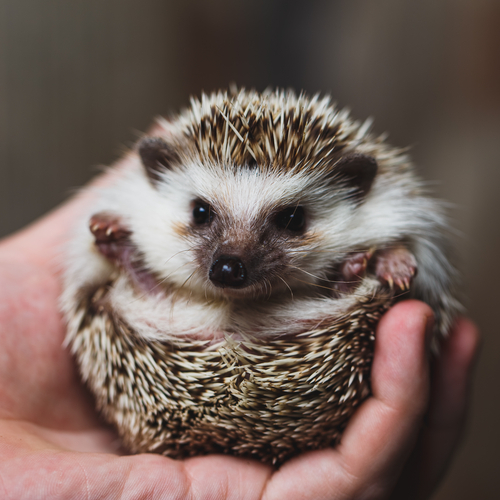
#> input picture img/hari.jpg, 500 x 500 px
$ jupyter execute --allow-errors '12ヒストグラム.ipynb'   (shell and % lines are left out)
#> lines starting #> are read from the running program, lines starting #| are printed output that depends on the picture
# ヒストグラム その1: 計算して，プロットして，解析する !!!

## 理論

ヒストグラムとは、<b>画像中の画素値の全体的な分布を知るためのグラフやプロット</b>と考えることができる．横軸に画素値(大抵の場合0から255の値を持つ)，縦軸に画素値の出現頻度をプロットしたものである．ヒストグラムをこのように可視化することは、画像を理解する一つの方法である．ヒストグラムを見れば画像のコントラスト，明るさ，画素値の分布などが直観的に理解できるからである．今日利用できる画像処理ソフトのほとんどがヒストグラムに関する機能を持っている．次に示す画像は Cambridge in Color website から取り出したものの1枚である．詳細についてはサイトを参照すること．

画像とそのヒストグラムを比べてみよう(このヒストグラムはグレースケール画像のヒストグラムであり，カラー画像のヒストグラムではないことに注意)．ヒストグラムの左側の領域は画像の中の暗い画素の出現頻度，右側の領域は画像の中の明るい画素の出現頻度を表している．このヒストグラムから、この画像は暗い領域の方が多いことや、画素値の中間領域(ここでは127付近)の画素はほとんどないことなどが分かる．

[cell 1]
import numpy as np
import cv2 # OpenCV-Python
import pandas as pd
from pandas import Series
import matplotlib.pyplot as plt

[cell 2]
img = cv2.imread('../../img/hari.jpg',0)
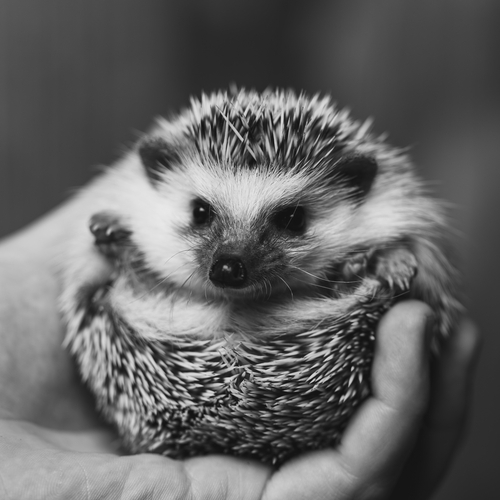
#> img: shape (500, 500); min 7, max 233, mean 99.5
hist = cv2.calcHist([img],[0],None,[256],[0,256])
#> hist = 256 values, max 6129 at index 69, min 0 at index 0, mean 976.6

plt.hist(img.ravel(),256,[0,256]); plt.show()

[cell 3]
hist,bins = np.histogram(img.ravel(),256,[0,256])
#> bins = 257 values from 0 to 256

Series(hist).plot()
#> figure, not shown here; curve peaks at x = 69, y = 6129

# ヒストグラムの可視化

## 1. Matplotlibを使う

[cell 4]
import cv2
import numpy as np
from matplotlib import pyplot as plt

img = cv2.imread('../../img/hari.jpg',0)
plt.hist(img.ravel(),256,[0,256]); plt.show()

[cell 5]
import cv2
import numpy as np
from matplotlib import pyplot as plt

img = cv2.imread('../../img/hari.jpg')
#> img is the input picture: shape (500, 500, 3); mean B, G, R 87.7, 95, 112.5
color = ('b','g','r')
for i,col in enumerate(color):
    histr = cv2.calcHist([img],[i],None,[256],[0,256])
    plt.plot(histr,color = col)
    plt.xlim([0,256])
plt.show()
#> figure, not shown here; curve peaks at x = 58, y = 4779; curve peaks at x = 68, y = 5549; curve peaks at x = 75, y = 6607

## 2. OpenCVを使う

[cell 6]
img = cv2.imread('../../img/hari.jpg',0)

# create a mask
mask = np.zeros(img.shape[:2], np.uint8)
mask[100:300, 100:400] = 255
masked_img = cv2.bitwise_and(img,img,mask = mask)
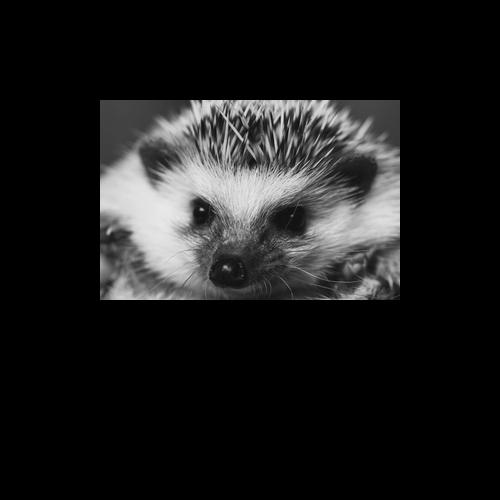
#> masked_img: shape (500, 500); min 0, max 233, mean 28.3

# Calculate histogram with mask and without mask
# Check third argument for mask
hist_full = cv2.calcHist([img],[0],None,[256],[0,256])
#> hist_full has the same summary as hist
hist_mask = cv2.calcHist([img],[0],mask,[256],[0,256])
#> hist_mask = 256 values, max 830 at index 66, min 0 at index 0, mean 234.4

plt.subplot(221), plt.imshow(img, 'gray')
plt.subplot(222), plt.imshow(mask,'gray')
plt.subplot(223), plt.imshow(masked_img, 'gray')
plt.subplot(224), plt.plot(hist_full), plt.plot(hist_mask)
plt.xlim([0,256])

plt.show()
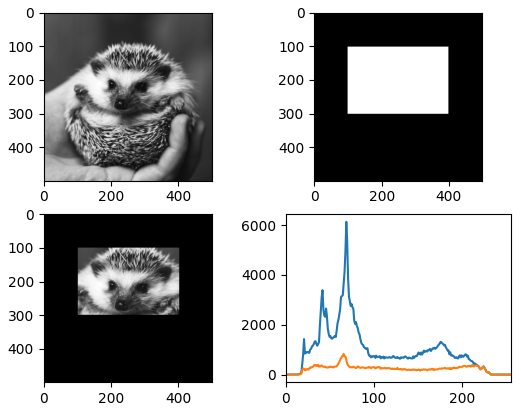
#> figure drawn by matplotlib, 4 panels; panel 4: curve peaks at x = 69, y = 6129; panel 4: curve peaks at x = 66, y = 830

# ヒストグラム その2: ヒストグラム平坦化

## 理論

画素値が特定の範囲に集中している画像を考えてみよう．例えば明るい画像は画素値が高い範囲に集中している．しかし，<font color="red">良い画像とは、画素値が全範囲に万遍なく分布している</font>ものである．良い画像を得るにはこのヒストグラムを両側に向けて伸ばす必要があり，これがまさにヒストグラム平坦化の処理になる．この処理によって画像のコントラストが改善される．

詳細な説明に関しては，Wikipediaの ヒストグラム平坦化 に関する記事を読むことをお勧めする．例を示しながら詳しく説明してあるので，よくわかるであろう．

[cell 7]
import cv2
import numpy as np
from matplotlib import pyplot as plt

img = cv2.imread('../../img/hari.jpg',0)

hist,bins = np.histogram(img.flatten(),256,[0,256])

cdf = hist.cumsum()
#> cdf = 256 values from 0 to 250000
cdf_normalized = cdf * hist.max()/ cdf.max()
#> cdf_normalized = 256 values from 0 to 6129

plt.plot(cdf_normalized, color = 'b')
plt.hist(img.flatten(),256,[0,256], color = 'r')
plt.xlim([0,256])
plt.legend(('cdf','histogram'), loc = 'upper left')
plt.show()
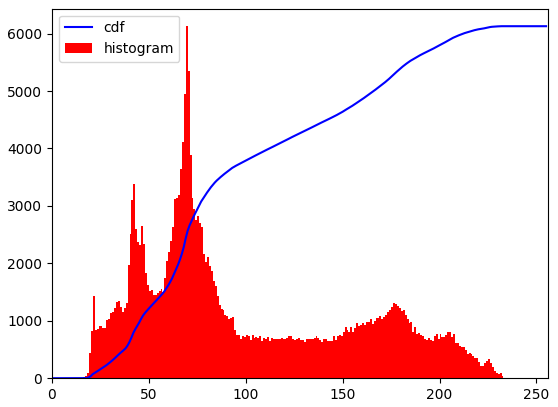
#> figure drawn by matplotlib, 1 panel; tallest bar 6129 high, from x = 69 to 70; curve peaks at x = 233, y = 6129

ヒストグラムが明るい領域に集中していることが分かる．そこで、原画像で明るい領域に集中している画素を全範囲に分布させるために変換関数が必要である．これがヒストグラム平坦化が行う処理である．

まずヒストグラムの最小値(0ではない)を見つけ，wikipediaのページに書いてあるヒストグラム平坦化の式を適用する．ここでNumpyのマスクした配列の概念を使いる．マスクした配列に対しては，処理はすべてマスクされていない要素にだけ作用する．詳しくはNumpyのドキュメントマスクした配列(masked arrays)を参照せよ．

[cell 8]
import cv2
import numpy as np
from matplotlib import pyplot as plt

img = cv2.imread('../../img/hari.jpg',0)

hist,bins = np.histogram(img.flatten(),256,[0,256])

cdf = hist.cumsum()
cdf_normalized = cdf * hist.max()/ cdf.max()

cdf_m = np.ma.masked_equal(cdf,0)
cdf_m = (cdf_m - cdf_m.min())*255/(cdf_m.max()-cdf_m.min())
cdf = np.ma.filled(cdf_m,0).astype('uint8')
#> cdf = 256 values from 0 to 255

img2 = cdf[img]
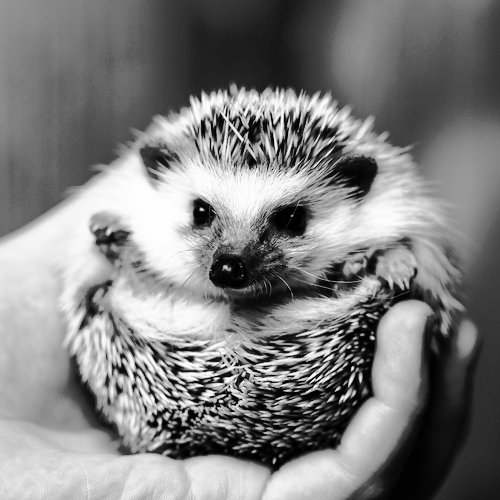
#> img2: shape (500, 500); min 0, max 255, mean 128

hist,bins = np.histogram(img2.flatten(),256,[0,256])
#> hist = 256 values, max 6129 at index 101, min 0 at index 14, mean 976.6
cdf = hist.cumsum()
#> cdf = 256 values from 623 to 250000
cdf_normalized = cdf * hist.max()/ cdf.max()
#> cdf_normalized = 256 values from 15.27 to 6129

plt.subplot(1,2,1),plt.imshow(img2,cmap='gray')
plt.xticks([]),plt.yticks([]),plt.title('image')
plt.subplot(1,2,2),plt.plot(cdf_normalized, color = 'b')
plt.hist(img2.flatten(),256,[0,256], color = 'r')
plt.xlim([0,256])
plt.legend(('cdf','histogram'), loc = 'upper left')
plt.show()
#> figure, not shown here; panel 2: tallest bar 6129 high, from x = 101 to 102; panel 2: curve peaks at x = 255, y = 6129

もう一つの重要な特徴に，もしも入力画像が例に使用した明るい画像ではなく全体的に暗い画像だったとしても，ヒストグラム平坦化によって得られる結果はほとんど同じような画像になることがある．結果として全ての画像を同じような光源環境で撮影した画像へ変換する “参照ツール” とも言える．これは様々なケースで役に立る．例えば，顔認識を行う際に，顔画像データベースを使った学習を行う前に全データに対してヒストグラム平坦化を行い光源環境を揃えることができる．

## OpenCVを使ったヒストグラム平坦化

OpenCVはヒストグラム平坦化を使うための cv2.equalizeHist() 関数を用意している．これはグレースケール画像を入力とし，ヒストグラム平坦化された画像を出力する．

同じ画像に対して cv2.equalizeHist() を適用した結果を示する

[cell 9]
img = cv2.imread('../../img/hari.jpg',0)
equ = cv2.equalizeHist(img)
res = np.hstack((img,equ)) #stacking images side-by-side
res = cv2.cvtColor(res, cv2.COLOR_GRAY2RGB) #ここ！！
#> res: shape (500, 1000, 3)

print(res.shape)
#| (500, 1000, 3)
plt.plot(), plt.imshow(res)
plt.show()

これでいろいろな光源環境で撮られた画像に対して，コントラストを向上させ，その結果を確認できるようになった．

ヒストグラム平坦化はヒストグラムが特定の範囲に集中している時に効果を発揮する．その一方で，ヒストグラムが広範囲に分布しているような画像に対してはうまく機能しないことに注意しよう．補足資料に載せたStackOverflowのページを参照してください．

## CLAHE (Contrast Limited Adaptive Histogram Equalization)

最初に紹介したヒストグラム平坦化は画像全体のコントラストを考慮した処理である．多くの場合に、このアイディアはあまり上手くいかない．例えば、次に示す画像は入力画像とヒストグラム平坦化の結果の画像である．

背景領域のコントラストは向上したものの，胸像の顔を見ると過度に明るくなってしまったため、<font color="red">細部情報が失われている</font>．これは，入力画像のヒストグラムが特定の範囲に偏っていないことが原因である(入力画像のヒストグラムをプロットしてみよ)．

この問題を解決するためには <font color="red">適応的ヒストグラム平坦化</font> をしなければならない．この処理は，画像を “タイル(tiles)” (OpenCVのデフォルトでは8x8)と呼ばれる小領域に分割し，領域毎にヒストグラム平坦化を適用するものである．(ノイズが無ければ)小領域中ではヒストグラムが小さい範囲に集中すると仮定している．ノイズがある場合，ノイズが強調されてしまうことがある．これを防ぐために コントラストの制限 を適用する．もしもビンの出現頻度が特定の上限値(OpenCVのデフォルトでは40)を超えた場合，上限値を超える画素はその他のビンに均等に分配され，その後にヒストグラム平坦化を適用する．平坦化の適用後にタイルの境界に生じる疑似輪郭を消すためにbilinearの内挿をする．

以下のコードがOpenCVでCLAHE(コントラスト制限付き適応的ヒストグラム平坦化)を適用するためのコード

[cell 10]
import numpy as np
import cv2

img = cv2.imread('../../img/tsukuba_l.png',0)
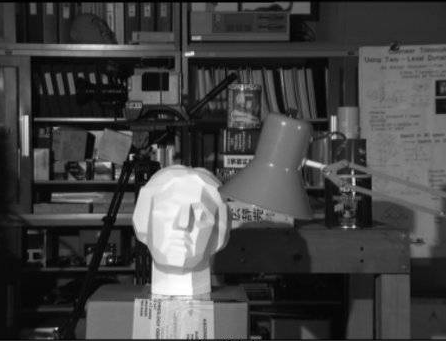
#> input picture img/tsukuba_l.png, 446 x 341 px
#> img is the input picture: shape (341, 446); min 0, max 255, mean 68.3

# create a CLAHE object (Arguments are optional).
clahe = cv2.createCLAHE(clipLimit=2.0, tileGridSize=(8,8))
cl1 = clahe.apply(img)
cl1 = cv2.cvtColor(cl1, cv2.COLOR_GRAY2RGB) #ここ！！
#> cl1: shape (341, 446, 3)

plt.plot(), plt.imshow(cl1)
plt.show()

上の結果(特に胸像の領域)と次の結果を比較しよう:

# ヒストグラム その3: 2次元ヒストグラム

## イントロダクション

最初のチュートリアルで1次元ヒストグラムの計算方法及び描画方法を学んだ．１つの特徴(グレースケール画像の画素値)しか見ていないために「1次元」と呼んでいる．2次元ヒストグラムを計算するためには2個の特徴について考えなければならない．そこで普通、画素のHueとSaturationという二つの特徴を考える．

pythonの公式サンプル にカラーヒストグラムの計算方法が含まれている．そのようなカラーヒストグラムを作成する方法を理解し，これ以降のトピックであるヒストグラムの逆投影法の理解にも役に立つことを学ぶ．

## OpenCVの2次元ヒストグラム

1次元ヒストグラムと同様 cv2.calcHist() 関数を使う．カラーヒストグラムを計算するために，<font color="red">カラー画像をBGRからHSVへと変換</font>する必要がある(1次元ヒストグラムの計算をする時はBGRをグレースケールに変換した)．2次元ヒストグラムを計算するために，パラメータを以下のように変更する．:

channels = [0,1] HとSの二つの色成分を処理するため
bins = [180,256] H成分のために180，S成分のために256
range = [0,180,0,256] Hue値は0から180まで，Saturation値は0から256まで

[cell 11]
import cv2
import numpy as np

img = cv2.imread('../../img/home.jpg')
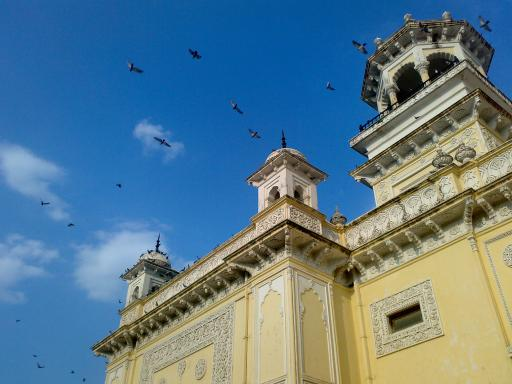
#> input picture img/home.jpg, 512 x 384 px
#> img is the input picture: shape (384, 512, 3); mean B, G, R 141.2, 123.9, 91.6
hsv = cv2.cvtColor(img,cv2.COLOR_BGR2HSV)
#> hsv: shape (384, 512, 3); mean H, S, V 68.6, 145.7, 162.9

hist = cv2.calcHist([hsv], [0, 1], None, [180, 256], [0, 180, 0, 256])

plt.subplot(311)
plt.plot(), plt.imshow(img)
plt.subplot(312)
plt.plot(), plt.imshow(hsv)
plt.subplot(313)
plt.plot(), plt.imshow(hist)
plt.show()
#> figure, not shown here; B, G, R data is drawn as R, G, B

## Numpyを使った2次元ヒストグラム

Numpyも2次元ヒストグラムの計算をするための関数を用意している :

<font color="red">np.histogram2d()</font>. (1次元ヒストグラムを計算する関数は np.histogram() である)．

[cell 12]
import cv2
import numpy as np
from matplotlib import pyplot as plt

img = cv2.imread('../../img/home.jpg')
hsv = cv2.cvtColor(img,cv2.COLOR_BGR2HSV)

h = hsv[:,:,0]
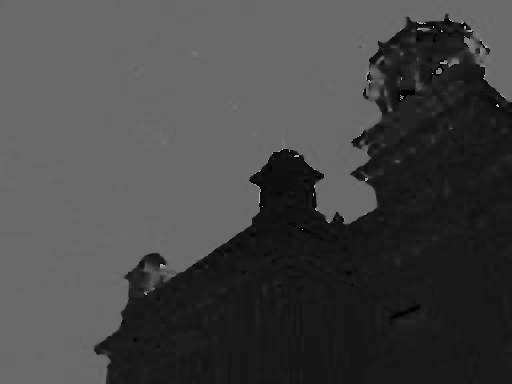
#> h: shape (384, 512); min 0, max 179, mean 68.6
s = hsv[:,:,1]
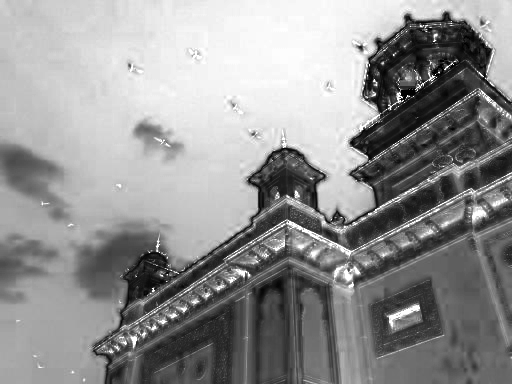
#> s: shape (384, 512); min 0, max 255, mean 145.7
hist, xbins, ybins = np.histogram2d(h.ravel(),s.ravel(),[180,256],[[0,180],[0,256]])
#> xbins = 181 values from 0 to 180; ybins = 257 values from 0 to 256

plt.subplot(3, 1, 1)
plt.plot(), plt.imshow(hist)
plt.show()

関数np.histogram2d()の第1引数はH成分，第2引数はS成分，第3引数は各成分のビンの数，第4引数は各成分の範囲を表す．

次に，計算したカラーヒストグラムの表示方法を確認しよう

# 2次元ヒストグラムの可視化

## 方法1 : 関数cv2.imshow()を使う

我々が取得した2次元配列のサイズは180x256である． いつも通りcv2.imshow()関数を使って可視化する．結果の可視化はグレースケール画像になる．いろいろな色のHueの値を知るまでは、どの色が何を意味するのかさほど重要ではないだろう．

## 方法2 : Matplotlibを使う

matplotlib.pyplot.imshow() 関数を使って2次元ヒストグラムをいろいろなカラーマップで表示できる．異なる画素密度についてより良い結果を作れる．いろいろな色のHueの値を知るまでは、それぞれが何を意味するのか理解できないことだろう．それでも，単純なこの方法が好ましい．

Note この関数を使って良い結果を得るためには，interpolation (内挿)フラグを nearest にしよう．

[cell 13]
import cv2
import numpy as np
from matplotlib import pyplot as plt

img = cv2.imread('../../img/home.jpg')
hsv = cv2.cvtColor(img,cv2.COLOR_BGR2HSV)
hist = cv2.calcHist( [hsv], [0, 1], None, [180, 256], [0, 180, 0, 256] )

plt.imshow(hist,interpolation = 'nearest')
plt.show()

次に入力画像とそのカラーヒストグラムを示す．ここで横軸がS成分，縦軸がH成分を表す．

ヒストグラムを見ると，H = 100，S = 200の辺りに高い値を示しているのが分かる．これは空の青色に対応している．もう一つのピークがH = 25，S = 100の辺りに見える．これは宮殿の黄色に対応している．GIMPなどの画像編集ソフトを使って確認できる．

## 方法3 : OpenCVのサンプル方式!!

OpenCV-Python2のサンプルコードの中に カラーヒストグラムを作成するサンプル が含まれている．コードを実行すると，ヒストグラムが対応する色も表示することが分かる．別の言い方をすると色でコード化されたヒストグラムと呼べるだろう．結果はとても素晴らしいい(ただし、数行のコードを追加する必要がある)．

コード中で，作者はカラーマップをHSV空間で作成し，その後にBGR空間に変換している．結果として得られるヒストグラム画像は、カラーマップと掛け算される．また、作者は小さな孤立したピクセルを取り除くために前処理をいくつか行っており、結果としてとてもよいヒストグラムが得られている．

コードの実行，解析，改造は皆さんが行うこと．上記の画像に対してそのコードを実行した結果は次のようになる:

[cell 14]
#http://lang.sist.chukyo-u.ac.jp/classes/OpenCV/py_tutorials/py_imgproc/py_histograms/py_2d_histogram/color_histogram.py

ヒストグラムにどんな色があるか、はっきりわかるだろう: 青や黄色、そしてチェスボードに由来する白色がみえるだろう．

# ヒストグラム その4: ヒストグラムの逆投影法

## 理論

Michael J. Swain & Dana H. Ballard の Indexing via color histograms という論文で提案された方法である．

簡潔に言うとこれは何か? 画像の領域分割や画像中の対象物体の検出に使われる．簡単に言うと，各画素が対象物体に属している確率を表す入力画像と同じサイズで単相の画像を作成する．さらに言うと，出力画像中で対象物体のように見える部分は白く，それ以外の部分は黒くなる．これは直観的な説明である(これ以上簡単には説明できない)．ヒストグラム逆投影法はcamshiftアルゴリズムなどに使われている．

どのように実現するのか? 対象物体(ここでは「地面」，選手やその他の物体はさておき)を含む画像のヒストグラムを作成する．よりよい結果を得るには，対象物体はできる限り画像全体を占める必要がある．対象物体の色はグレースケール画像よりカラー画像で見た方が定義しやすいため，グレースケール・ヒストグラム(1次元ヒストグラム)よりカラー・ヒストグラム(2次元ヒストグラム)が好まれる．次に、このヒストグラムを画像に対して逆投影する．別の言い方をすると，各画素が「地面」に属す確率を計算し，それを見せる．妥当な閾値処理と組み合わせれば，画像中から地面だけが検出できる．

## Numpyのアルゴリズム

1  初めに検出したい物体のカラー・ヒストグラム(‘M’ とする)と，検出に使う画像のカラー・ヒストグラム( ‘I’とする)の両方を求める。

[cell 15]
import cv2
import numpy as np
from matplotlib import pyplot as plt

#roi is the object or region of object we need to find
roi = cv2.imread('../../img/rose_red.jpg')
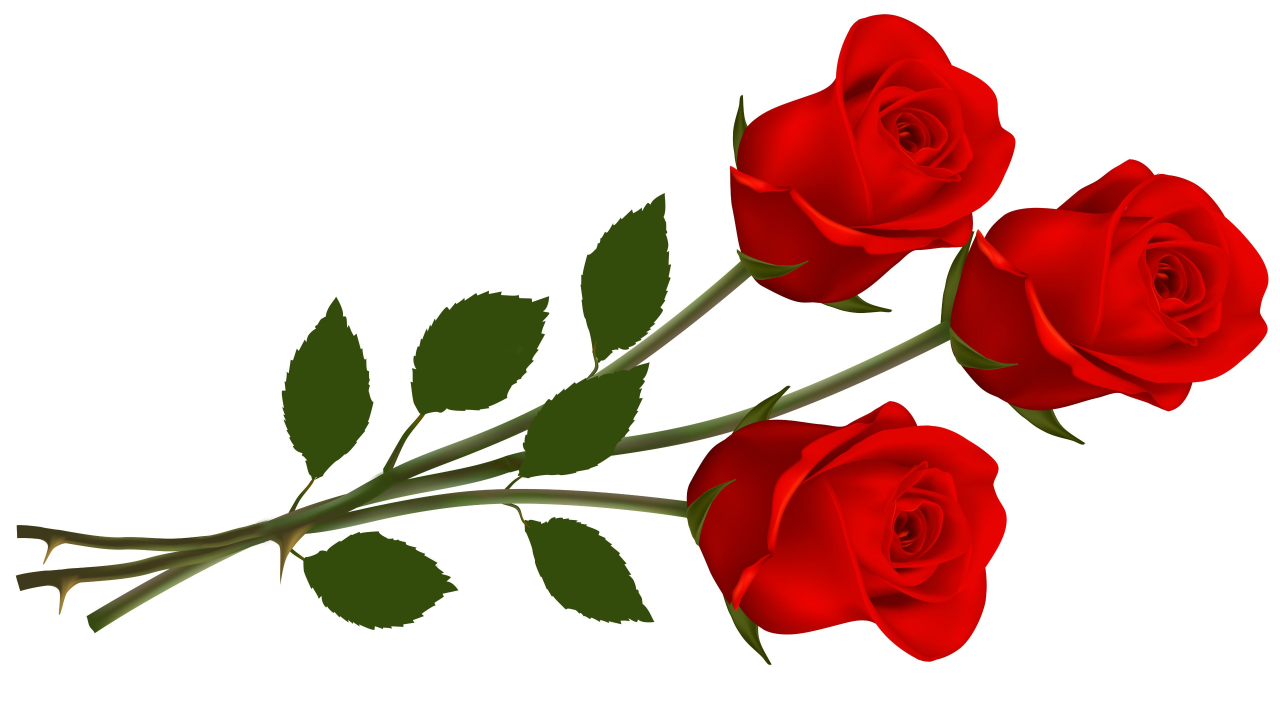
#> input picture img/rose_red.jpg, 3840 x 2160 px (shown at 1/3 size)
#> roi is the input picture: shape (2160, 3840, 3); mean B, G, R 183.1, 189.7, 220.9
hsv = cv2.cvtColor(roi,cv2.COLOR_BGR2HSV)
#> hsv: shape (2160, 3840, 3); mean H, S, V 6.6, 67.2, 222.8

#target is the image we search in
target = cv2.imread('../../img/rose.png')
#> (the rest of this cell did not finish here and is left out)
